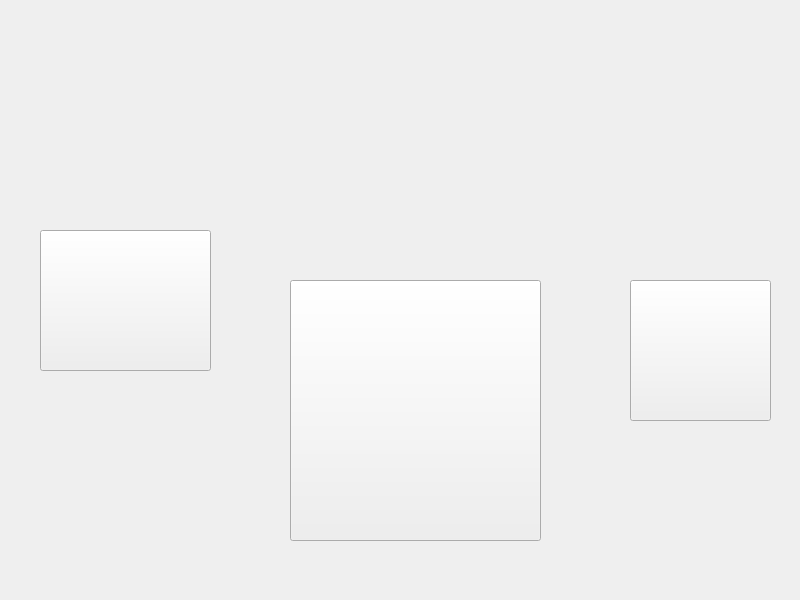
<?xml version="1.0" encoding="UTF-8"?>
<ui version="4.0">
 <class>TelaUm</class>
 <widget class="QMainWindow" name="TelaUm">
  <property name="geometry">
   <rect>
    <x>0</x>
    <y>0</y>
    <width>800</width>
    <height>600</height>
   </rect>
  </property>
  <property name="minimumSize">
   <size>
    <width>800</width>
    <height>600</height>
   </size>
  </property>
  <property name="maximumSize">
   <size>
    <width>800</width>
    <height>600</height>
   </size>
  </property>
  <property name="windowTitle">
   <string>MainWindow</string>
  </property>
  <widget class="QWidget" name="centralwidget">
   <widget class="QLabel" name="label">
    <property name="geometry">
     <rect>
      <x>0</x>
      <y>0</y>
      <width>800</width>
      <height>600</height>
     </rect>
    </property>
    <property name="maximumSize">
     <size>
      <width>800</width>
      <height>600</height>
     </size>
    </property>
    <property name="text">
     <string/>
    </property>
    <property name="pixmap">
     <pixmap resource="imagens/img.qrc">:/img/telaUm.png</pixmap>
    </property>
    <property name="scaledContents">
     <bool>true</bool>
    </property>
   </widget>
   <widget class="QPushButton" name="pintura">
    <property name="geometry">
     <rect>
      <x>40</x>
      <y>230</y>
      <width>171</width>
      <height>141</height>
     </rect>
    </property>
    <property name="styleSheet">
     <string notr="true">background-color: rbga(0, 0, 0, 0);</string>
    </property>
    <property name="text">
     <string/>
    </property>
   </widget>
   <widget class="QPushButton" name="quadroBilhete">
    <property name="geometry">
     <rect>
      <x>630</x>
      <y>280</y>
      <width>141</width>
      <height>141</height>
     </rect>
    </property>
    <property name="styleSheet">
     <string notr="true">background-color: rbga(0, 0, 0, 0);</string>
    </property>
    <property name="text">
     <string/>
    </property>
   </widget>
   <widget class="QPushButton" name="escultura">
    <property name="geometry">
     <rect>
      <x>290</x>
      <y>280</y>
      <width>251</width>
      <height>261</height>
     </rect>
    </property>
    <property name="styleSheet">
     <string notr="true">background-color: rbga(0, 0, 0, 0);</string>
    </property>
    <property name="text">
     <string/>
    </property>
   </widget>
  </widget>
 </widget>
 <resources>
  <include location="imagens/img.qrc"/>
 </resources>
 <connections/>
</ui>
